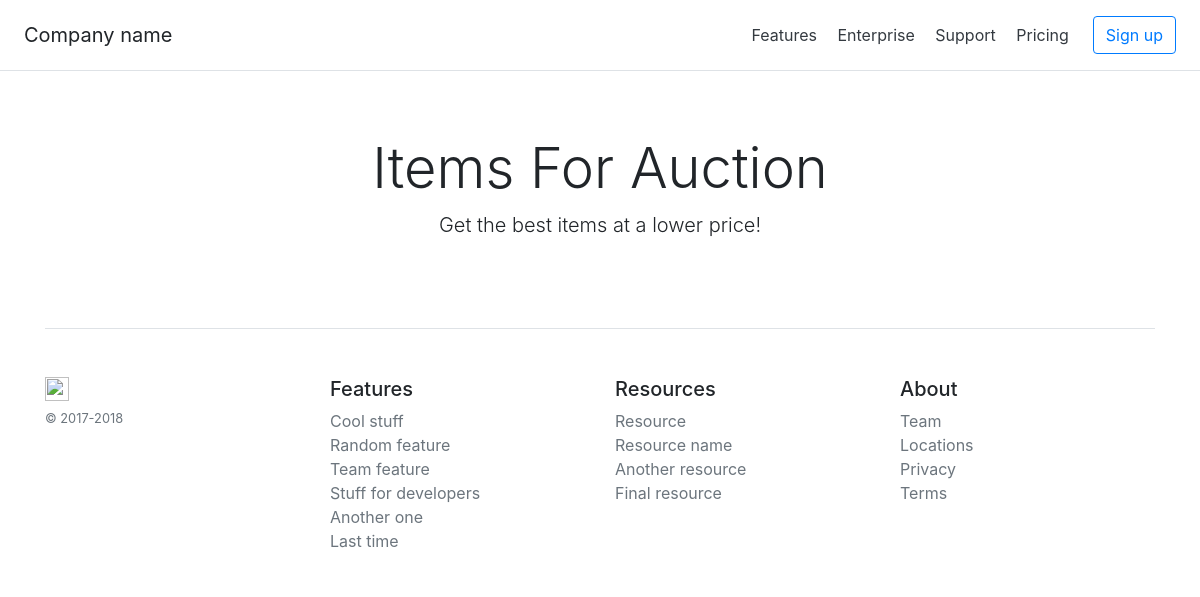
The page /AuctionApp/ on the database as committed earlier.
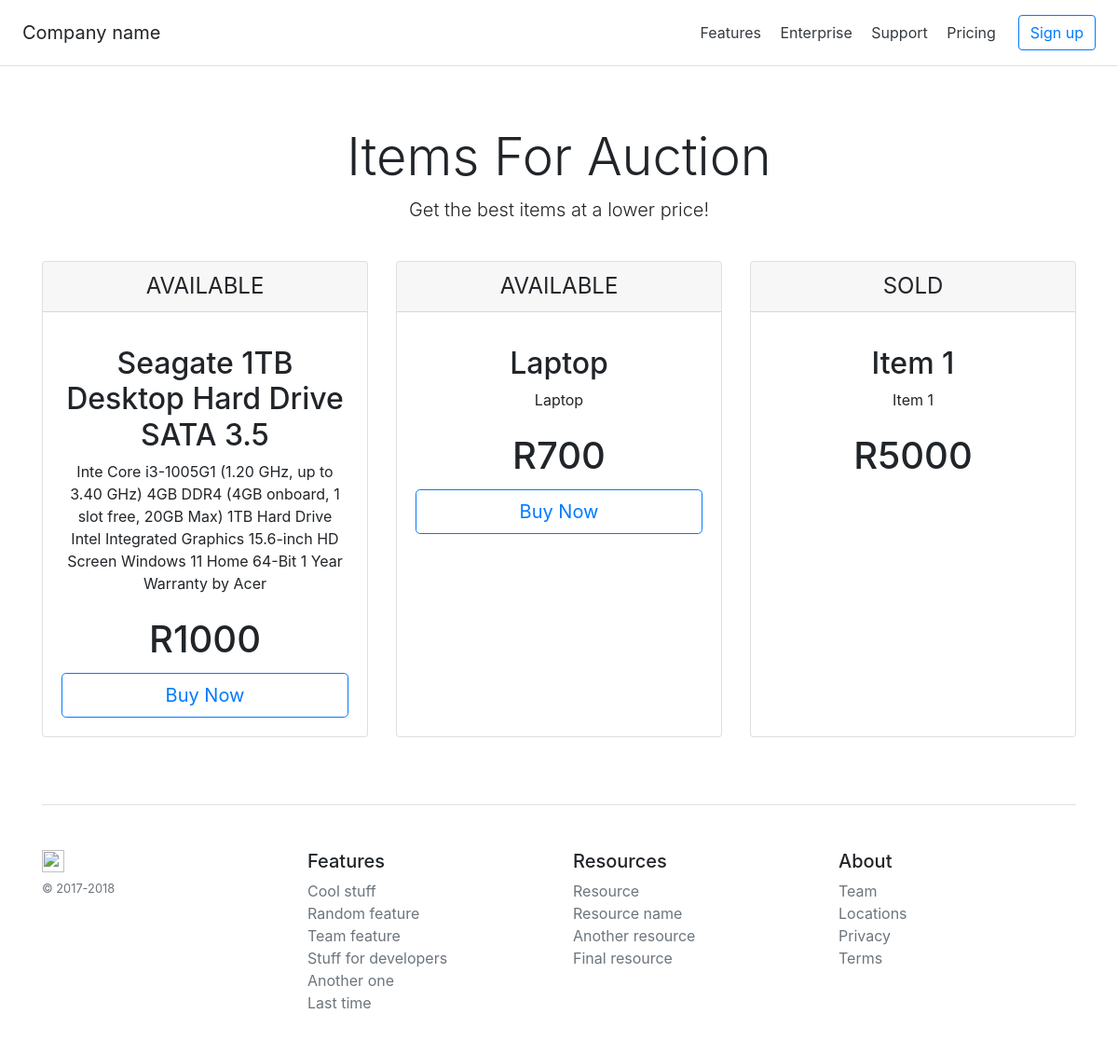
The same page on the database as committed later.
### AuctionApp/models.py (models this page shows, shortened)
class Item(models.Model):
  STATUS_CHOICES = (  ('AVAILABLE', 'AVAILABLE'),  ('SOLD', 'SOLD'), ('REMOVED', 'REMOVED'),  ('UNAVAILABLE', 'UNAVAILABLE'))
  name = models.CharField(max_length=255)
  description = models.CharField(max_length=255)
  amount = models.BigIntegerField()
  status = models.CharField(max_length=255, choices= STATUS_CHOICES, default='AVAILABLE')
  class Meta:
        ordering = ['status']

### AuctionApp/views.py (the view)
# urls.py: path('', view=items, name='home'),
def items(request):
    items = Item.objects.annotate(
            relevancy=Case(When(status='AVAILABLE', then=3), When(status='SOLD', then=2), When(status='UNAVAILABLE', then=1), output_field=CharField())
        ).order_by('-relevancy').values()
    request.session['items'] = list(items)
    return render (request, 'AuctionApp/items.html')

### AuctionApp/templates/AuctionApp/items.html (shortened to what this page needs)
{% extends 'AuctionApp/base.html' %}
{% block  content %}
<head>
    <link href="https://getbootstrap.com/docs/4.0/dist/css/bootstrap.min.css" rel="stylesheet">
    <link href="https://getbootstrap.com/docs/4.0/examples/pricing/pricing.css" rel="stylesheet">
  </head>
    <div class="pricing-header px-3 py-3 pt-md-5 pb-md-4 mx-auto text-center">
      <h1 class="display-4">Items For Auction</h1>
      <p class="lead">Get the best items at a lower price!</p>
    </div>
    <div class="container">
      <div class="card-deck mb-3 text-center">
        {%for item in request.session.items %}
        <div class="card mb-4 box-shadow">
          <div class="card-header">
            <h4 class="my-0 font-weight-normal">{{ item.status | upper }}</h4>
          </div>
          <div class="card-body">
            <ul class="list-unstyled mt-3 mb-4">
              <h2>{{ item.name }}</h2>
              <p>{{ item.description }}</P>
            </ul>
            <h1 class="card-title pricing-card-title">R{{ item.amount }}</small></h1>
            {% if item.status != 'SOLD' and item.status != 'UNAVAILABLE' and item.status != 'REMOVED' %}
            <button type="button" class="btn btn-lg btn-block btn-outline-primary">
              <a href="{% url 'AuctionApp:buyitem' id=item.id %}">Buy Now</a>
            </button>
            {% endif %}
          </div>
        </div>
        {% endfor  %}
      </div>
    </div>
{% endblock  %}

### AuctionApp/templates/AuctionApp/base.html
<!doctype html>
<html lang="en">
  <body>
    <div class="d-flex flex-column flex-md-row align-items-center p-3 px-md-4 mb-3 bg-white border-bottom box-shadow">
        <h5 class="my-0 mr-md-auto font-weight-normal">Company name</h5>
        <nav class="my-2 my-md-0 mr-md-3">
          <a class="p-2 text-dark" href="#">Features</a>
          <a class="p-2 text-dark" href="#">Enterprise</a>
          <a class="p-2 text-dark" href="#">Support</a>
          <a class="p-2 text-dark" href="#">Pricing</a>
        </nav>
        <a class="btn btn-outline-primary" href="#">Sign up</a>
      </div>
      {% block  content %}
      {% endblock  %}
      <div class="container">
        <footer class="pt-4 my-md-5 pt-md-5 border-top">
          <div class="row">
            <div class="col-12 col-md">
              <img class="mb-2" src="https://getbootstrap.com/docs/4.0/assets/brand/bootstrap-solid.svg" alt="" width="24" height="24">
              <small class="d-block mb-3 text-muted">&copy; 2017-2018</small>
            </div>
            <div class="col-6 col-md">
              <h5>Features</h5>
              <ul class="list-unstyled text-small">
                <li><a class="text-muted" href="#">Cool stuff</a></li>
                <li><a class="text-muted" href="#">Random feature</a></li>
                <li><a class="text-muted" href="#">Team feature</a></li>
                <li><a class="text-muted" href="#">Stuff for developers</a></li>
                <li><a class="text-muted" href="#">Another one</a></li>
                <li><a class="text-muted" href="#">Last time</a></li>
              </ul>
            </div>
            <div class="col-6 col-md">
              <h5>Resources</h5>
              <ul class="list-unstyled text-small">
                <li><a class="text-muted" href="#">Resource</a></li>
                <li><a class="text-muted" href="#">Resource name</a></li>
                <li><a class="text-muted" href="#">Another resource</a></li>
                <li><a class="text-muted" href="#">Final resource</a></li>
              </ul>
            </div>
            <div class="col-6 col-md">
              <h5>About</h5>
              <ul class="list-unstyled text-small">
                <li><a class="text-muted" href="#">Team</a></li>
                <li><a class="text-muted" href="#">Locations</a></li>
                <li><a class="text-muted" href="#">Privacy</a></li>
                <li><a class="text-muted" href="#">Terms</a></li>
              </ul>
            </div>
          </div>
        </footer>
      </div>
  </body>
</html>

Rows that differ between the two databases and show on the page:
added Item: status "AVAILABLE", name "Seagate 1TB Desktop Hard Drive SATA 3.5", description "Inte Core i3-1005G1 (1.20 GHz, up to 3.40 GHz) 4GB DDR4 (4GB onboard, 1 slot free, 20GB Max) 1TB Hard Drive Intel Integrated Graphics 15.6-inch HD Screen Windows 11 Home 64-Bit 1 Year Warranty by Acer", amount "1000", shows "Buy Now"
added Item: status "AVAILABLE", name "Laptop", description "Laptop", amount "700", shows "Buy Now"
added Item: status "SOLD", name "Item 1", description "Item 1", amount "5000"
